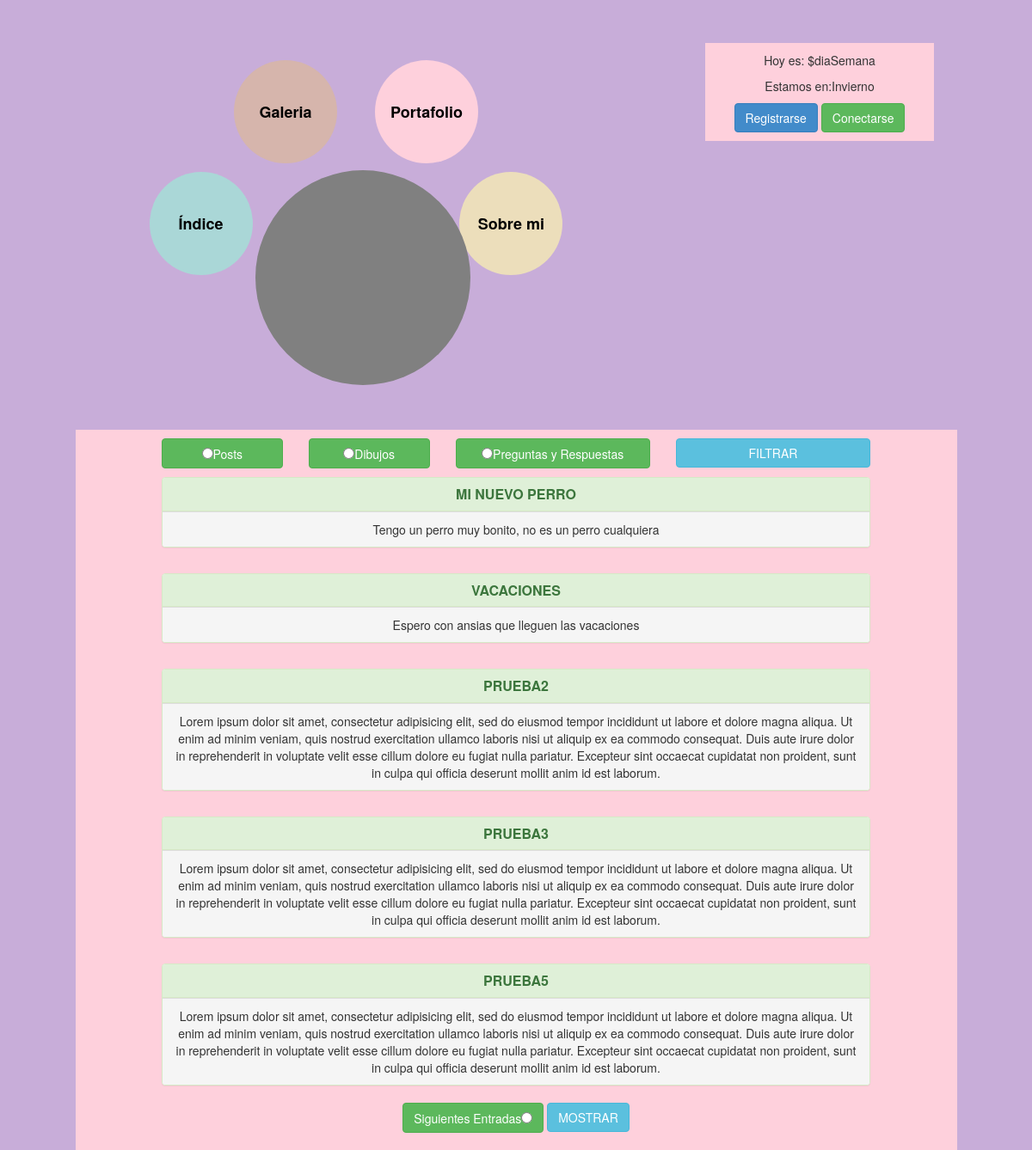
Page /index.php?filtro=Posts on the committed database.
### tables this page shows
CREATE TABLE Entradas (
	ID_Entrada integer AUTO_INCREMENT,
	Titulo varchar(80) NOT NULL,
	Entrada text NOT NULL,
	EtiquetaPrincipal varchar(22),
	FechaE timestamp NOT NULL,
	ID_Imagen integer,
	PRIMARY KEY (ID_ENTRADA),
	FOREIGN KEY (ID_Imagen) REFERENCES Imagenes (ID_Imagen) ON UPDATE CASCADE ON DELETE CASCADE
);

### index.php (the view, shortened to what this page needs)
<!DOCTYPE html>
<html lang="es-ES">
<head>
<link rel="stylesheet" type="text/css" href="front.css"/>
<link href="Frameworks/w3/w3.css" rel="stylesheet">
<link href="Frameworks/bs/css/bootstrap.min.css" rel="stylesheet">
</head>
<body class="fondo">
<div class="conatiner-fluid">
	<div class="row">
		<nav class="col-md-8 col-sm-8 col-xs-8 navegador">
			<div class="boton1 botones" onclick=location='index.php'><h4><b>Índice</b></h4></div>
			<div class="boton2 botones" onclick=location='galeria.php'><h4><b>Galeria</b></h4></div>
			<div class="boton3 botones" onclick=location='portfolio.php'><h4><b>Portafolio</b></h4></div>
			<div class="boton4 botones" onclick=location='sobremi.php'><h4><b>Sobre mi</b></h4></div>
			<div class="botonG"></div>
		</nav>
		<aside class="col-md-4 col-sm-4 col-xs-4">
			<?php
			if(isset($_SESSION['validado'])){
				echo "<div class='indexa'>
						<button class='btn btn-info'>Usuario ".$_SESSION['usuario']." </button>
						<button class='btn btn-default btn-xs' onclick='Desconectar();'><span class='glyphicon glyphicon-log-out'></span> Desconectar</button>
					</div>";
			}else{
				echo "<div class='indexa'>
					<div>
						<p>Hoy es: ";
						echo '$diaSemana';
						echo "
						</p>
					</div>
					<div>
						<p>Estamos en:";
						echo 'Invierno';
						echo "
						</p>
					</div>
					<div class='usuarios'>
						<a href='Usuarios/registrar.php' class='btn btn-primary' role='button'>Registrarse</a>
						<a href='Usuarios/login.php' class='btn btn-success' role='button'>Conectarse</a>
					</div>
				</div>";
			}
			?>
		</aside>
	</div>
	<div class="row">
		<section class="col-md-offset-1 col-md-10 col-sm-10 col-xs-10 indexcentral">
			<nav class="row">
				<form role="form-horizontal" name="Galeria" method="post" action="index.php">
				<div class="col-md-offset-1 col-md-2">
					<a class='btn btn-success btn-block'><input type='radio' name='filtro' value='Posts'>Posts</a>
				</div>
				<div class="col-md-2">
					<a class='btn btn-success btn-block'><input type='radio' name='filtro' value='Dibujos'>Dibujos</a>
				</div>
				<div class="col-md-3">
					<a class='btn btn-success btn-block'><input type='radio' name='filtro' value='Preguntas y Respuestas'>Preguntas y Respuestas</a>
				</div>
				<div class="col-md-3">
					<button type="submit" class="btn btn-info btn-block">FILTRAR</button>
				</div>
			</nav>
			<div class="row">
		<?php
		$conexion=mysqli_connect("localhost", "mindundi", "mindu99", "artmania");
		if (mysqli_connect_errno ())
		{
			echo "No se pudo conectar a MySQL: ";
			mysqli_connect_error ();
		}else{
		mysqli_query($conexion,"SET NAMES 'utf8'");
		if(isset($_REQUEST['filtro']) AND ($_REQUEST['filtro'] !== "mas") AND ($_REQUEST['filtro'] !== "menos")){
			$filtro="WHERE EtiquetaPrincipal='".$_REQUEST['filtro']."' ";
			$entras=0;
		}elseif(isset($_REQUEST['filtro']) AND $_REQUEST['filtro'] === "mas"){
			$entras=$_SESSION['entras']+5;
			$filtro="";
		}elseif(isset($_REQUEST['filtro']) AND $_REQUEST['filtro'] === "menos"){
			$entras=$_SESSION['entras']-5;
			$filtro="";
		}else{
			$entras=0;
			$filtro="";
		}
		$consulta="SELECT * FROM entradas $filtro LIMIT ".$entras.",5;";
		if ($res=mysqli_query($conexion,$consulta)){
			if(mysqli_num_rows($res)>0){
				while($fila = mysqli_fetch_array($res)){
					$TituloE=strtoupper($fila['Titulo']);
					$Entrada=$fila['Entrada'];
					echo "<div class='col-md-offset-1 col-md-10 paneles'><center>
						<div class='panel panel-success'>
							<div class='panel-heading'>
						    	<h2 class='panel-title'><b>";
					echo $TituloE;
					echo	    "</b></h2>
						  	</div>";
					echo	"<div class='panel-footer'>";
					echo $Entrada;
					echo	"</div>
						</div></center></div>";
				}
				echo "
					<footer class='row foter'><center>
						<a class='btn btn-success'>
							Siguientes Entradas<input type='radio' name='filtro' value='mas'>
						</a>
							<button type='submit' class='btn btn-info'>MOSTRAR</button>";
				echo "</center></footer>";
			}
		}
		}
		?>
		</div>
		</section>
	</div>
</div>
</body>
</html>

### front.css (style rules this page uses)
.foter { padding-bottom:10px; }
.fondo { background-color:#C8ADD9; }
.navegador { position:relative;width:70%;height:500px; }
.botones { padding-top:40px;text-align:center;text-decoration:none;color:black; }
.boton1 { position:absolute;left:23%;top:200px; width:120px;height:120px; border-radius:100%; background-color:#AAD7D7; }
.boton2 { position:absolute;left:35%;top:70px; width:120px;height:120px; border-radius:100%; background-color:#D6B5AC; }
.boton3 { position:absolute;left:55%;top:70px; width:120px;height:120px; border-radius:100%; background-color:#FED0DC; }
.boton4 { position:absolute;left:67%;top:200px; width:120px;height:120px; border-radius:100%; background-color:#ECDEBB; }
.botonG { position:absolute;left:38%;top:198px; width:250px;height:250px; border-radius:100%; background-color:grey; }
.indexa { margin-top:50px;background-color:#FED0DC;width:70%;text-align:center;padding:10px; }
.indexcentral { background-color:#FED0DC;padding:10px; }
.paneles { padding-top:10px; }

### rows in the picture
entradas: Titulo "MI NUEVO PERRO", Entrada "Tengo un perro muy bonito, no es un perro cualquiera"
entradas: Titulo "VACACIONES", Entrada "Espero con ansias que lleguen las vacaciones"
entradas: Titulo "PRUEBA2", Entrada "Lorem ipsum dolor sit amet, consectetur adipisicing elit, sed do eiusmod tempor incididunt ut labore et dolore magna aliqua. Ut enim ad minim veniam, quis nostrud exercitation ullamco laboris nisi ut aliquip ex ea commodo consequat. Duis aute irure dolor in reprehenderit in voluptate velit esse cillum dolore eu fugiat nulla pariatur. Excepteur sint occaecat cupidatat non proident, sunt in culpa qui officia deserunt mollit anim id est laborum."
entradas: Titulo "PRUEBA3", Entrada "Lorem ipsum dolor sit amet, consectetur adipisicing elit, sed do eiusmod tempor incididunt ut labore et dolore magna aliqua. Ut enim ad minim veniam, quis nostrud exercitation ullamco laboris nisi ut aliquip ex ea commodo consequat. Duis aute irure dolor in reprehenderit in voluptate velit esse cillum dolore eu fugiat nulla pariatur. Excepteur sint occaecat cupidatat non proident, sunt in culpa qui officia deserunt mollit anim id est laborum."
entradas: Titulo "PRUEBA5", Entrada "Lorem ipsum dolor sit amet, consectetur adipisicing elit, sed do eiusmod tempor incididunt ut labore et dolore magna aliqua. Ut enim ad minim veniam, quis nostrud exercitation ullamco laboris nisi ut aliquip ex ea commodo consequat. Duis aute irure dolor in reprehenderit in voluptate velit esse cillum dolore eu fugiat nulla pariatur. Excepteur sint occaecat cupidatat non proident, sunt in culpa qui officia deserunt mollit anim id est laborum."
